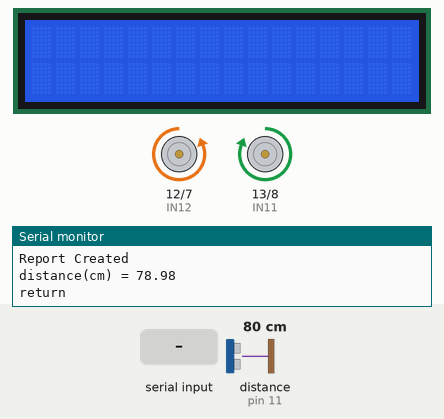
The sketch below on a simulated Arduino Uno, built with avr-gcc and run on an emulated ATmega328P. Shown: 16×2 character LCD, motor-driver pin pairs drawn as motors (green arrow = first pin HIGH = forward, orange = second pin HIGH = backward, longer = more drive), the last lines printed to the serial monitor. Wiring (inferred from the names in the program): ultrasonic range finder: trigger pin 10; echo pin 11. Inputs (shaded band) come from the test bench; at power-on: distance to the obstacle (sensor on pin 11) 80 cm. The echo pulse lasts 58.3 µs per cm.

Above: at 1.2 s.
1.3 s: distance to the obstacle (sensor on pin 11) set to 17 cm
2.8 s: distance to the obstacle (sensor on pin 11) set to 13 cm
At 3.07 s:
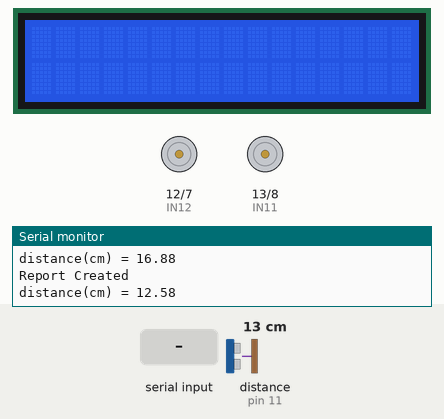
5.2 s: "1" received over Serial
7.5 s: "2" received over Serial
10.7 s: distance to the obstacle (sensor on pin 11) set to 250 cm
At 11.2 s:
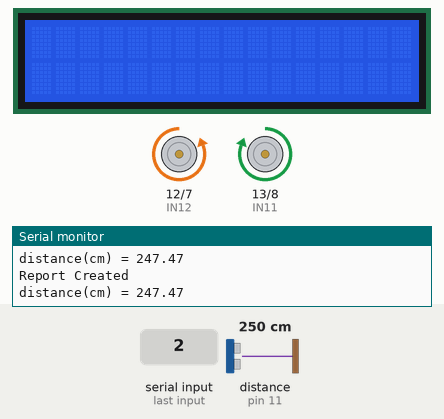
Timing chart, 0 to 13.2 s (numbered marks = the images above; inputs shaded):
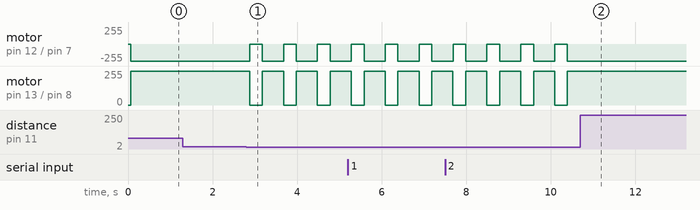

The sketch:

temp.ino
```cpp
#pragma region "Includes"

#include <Arduino.h>
#include <LiquidCrystal_I2C.h>
#include <Wire.h>
#pragma endregion

LiquidCrystal_I2C lcd(0x27, 16, 2);

#pragma region "defines"
#define echo 11
#define trig 10

//DC_motor
//1
//후륜
// test : left
#define ENA // ENA를 사용해야할 이유를 발견하지 못함
#define IN11 13
#define IN12 12


//2
// test : right
#define ENA2 // 여기도 마찬가지
#define IN21 8
#define IN22 7

#pragma endregion

void setup() {
    Serial.begin(9600);

    pinMode(trig, OUTPUT);
    pinMode(echo, INPUT);

    pinMode(IN11, OUTPUT);
    pinMode(IN12, OUTPUT);

    pinMode(IN21, OUTPUT);
    pinMode(IN22, OUTPUT);

    lcd.init();
    lcd.backlight();
    lcd.setCursor(0,0);
    lcd.print("");

}

void loop() {
    digitalWrite(IN11, HIGH);
    digitalWrite(IN12, LOW);
    digitalWrite(IN21, LOW);
    digitalWrite(IN22, HIGH);

    motorControl();

    char dir = Serial.read();
    keyboardcontrol(dir);


}

void keyboardcontrol(char direction)
{
  switch(direction)
  {
    case '1':
      Serial.println("Foward");
      digitalWrite(IN11, HIGH);
      digitalWrite(IN12, LOW);

      digitalWrite(IN21, HIGH);
      digitalWrite(IN22, LOW);
      break;
    case '2':
      Serial.println("backward");
      digitalWrite(IN11, LOW);
      digitalWrite(IN12, HIGH);
      digitalWrite(IN21, LOW);
      digitalWrite(IN22, HIGH);
      break;
    case '3':
      Serial.println("Pause");
      digitalWrite(IN11, LOW);
      digitalWrite(IN12, LOW);
      digitalWrite(IN21, LOW);
      digitalWrite(IN22, LOW);
      break;
    default:
      break;
  }
  motorControl();
  Serial.println("return");
}


void motorControl()
{
    digitalWrite(trig, HIGH);
    delayMicroseconds(10);
    digitalWrite(trig, LOW);

    unsigned long duration = pulseIn(echo, HIGH);
    float distance = ((float)(340*duration)/10000)/2;
    Serial.println("Report Created");
    Serial.print("distance(cm) = ");
    Serial.println(distance);
    if(distance <=15)
    {
        //stop
        digitalWrite(IN11, LOW);
        digitalWrite(IN12, LOW);
        digitalWrite(IN21, LOW);
        digitalWrite(IN22, LOW);

        delay(100);

        digitalWrite(IN11, LOW);
        digitalWrite(IN12, HIGH);
        digitalWrite(IN21, LOW);
        digitalWrite(IN22, HIGH);
        delay(200);

        digitalWrite(IN11, HIGH);
        digitalWrite(IN12, LOW);

        delay(500);

    }
}
```

Measured:
- the behaviour switches between 16 and 15 cm on distance to the obstacle (sensor on pin 11) (found by bisection; images 0 and 1)
- after the input at 2.8 s, motor on pin 12 (IN12) / pin 7 (IN22): alternates backward 255/255 for 0.50 s and stopped for 0.30 s, starting after 0.08 s; motor on pin 13 (IN11) / pin 8 (IN21): alternates forward 255/255 for 0.50 s and stopped for 0.30 s, starting after 0.08 s
- after the input at 10.7 s, motor on pin 12 (IN12) / pin 7 (IN22): stops changing and stays backward 255/255; motor on pin 13 (IN11) / pin 8 (IN21): stops changing and stays forward 255/255
